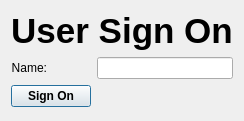
<?xml version="1.0" encoding="UTF-8"?>
<ui version="4.0">
 <class>UserSignOn</class>
 <widget class="QDialog" name="UserSignOn">
  <property name="geometry">
   <rect>
    <x>0</x>
    <y>0</y>
    <width>240</width>
    <height>121</height>
   </rect>
  </property>
  <property name="windowTitle">
   <string>Dialog</string>
  </property>
  <layout class="QFormLayout" name="formLayout">
   <item row="0" column="0" colspan="2">
    <widget class="QLabel" name="Title">
     <property name="font">
      <font>
       <family>Arial</family>
       <pointsize>26</pointsize>
       <bold>true</bold>
      </font>
     </property>
     <property name="text">
      <string>User Sign On</string>
     </property>
     <property name="alignment">
      <set>Qt::AlignCenter</set>
     </property>
    </widget>
   </item>
   <item row="1" column="0">
    <widget class="QLabel" name="Name_Label">
     <property name="text">
      <string>Name:</string>
     </property>
     <property name="alignment">
      <set>Qt::AlignRight|Qt::AlignTrailing|Qt::AlignVCenter</set>
     </property>
    </widget>
   </item>
   <item row="1" column="1">
    <widget class="QLineEdit" name="Name"/>
   </item>
   <item row="2" column="0">
    <widget class="QPushButton" name="SignOnButton">
     <property name="font">
      <font>
       <family>Arial</family>
       <bold>true</bold>
      </font>
     </property>
     <property name="text">
      <string>Sign On</string>
     </property>
    </widget>
   </item>
  </layout>
 </widget>
 <resources/>
 <connections/>
</ui>
